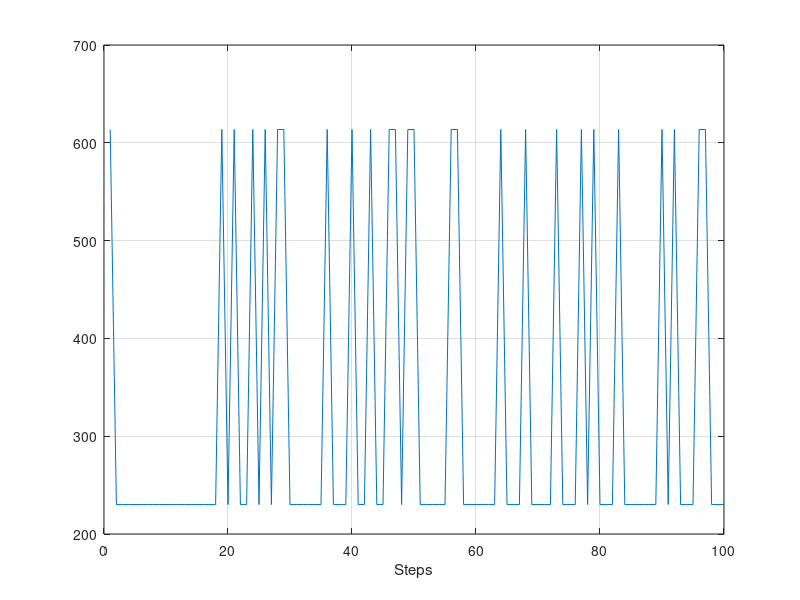

This chart was generated by the following MATLAB code:
clear; close all;

%% Define

F_s = 10^6;
T = 1/F_s;

f_0 = 10^5;
omega_0 = 2*pi*f_0;
phi = pi/8;
A = 1;

SNR_decibel = 20;
SNR = db2mag(SNR_decibel);

sigma_square = A^2/2*SNR;
sigma = sqrt(A^2./(2*SNR));

N = 513;
P = N*(N-1)/2;
Q = N*(N-1)*(2*N-1)/6;
n_0 = -P/N;

n = n_0:1:(n_0 + N-1);
t = 0:T:T*(N-1);

k = [10,12,14,16,18,20];
M = 2^k(3);

sim_steps = 100;



%% Simulations

% Pre allocate vectors

omega_MLE = zeros(sim_steps,1);
phi_MLE = zeros(sim_steps,1);
error_omega = zeros(sim_steps,1);
error_phi = zeros(sim_steps,1);


for i = 1:sim_steps

    % Create signal x

    w_r = normrnd(0,sigma,1,N);
    w_i = 1i*normrnd(0,sigma,1,N);
    x = A*exp(1i*(omega_0*n*T + phi)) + w_r + w_i;

    % Fourier transform of x

    x = [x zeros(1,M-size(x,2))]; % zero padding
    Y = fft(x,M);
    [val, m_star] = max(Y);

    % Find estimates and errors

    omega_MLE(i) = (2*pi*m_star) / (M*T);
    phi_MLE(i) = angle(exp(-1i*omega_MLE(i)*n_0*T));

    error_omega(i) = omega_0 - omega_MLE(i);
    error_phi(i) = phi - phi_MLE(i);

    % Simulation progress

    if mod(i, sim_steps/100) == 0 && true
        fprintf('%i%%\n', 100* i/sim_steps)
    end

end

var_error_omega = var(error_omega);
var_error_phi = var(error_phi);


%% CRLB

CRLB_omega = (12 * sigma^2) / A^2 * T^2 * N * (N^2 - 1);
CRLB_phi = (12 * sigma^2 * (n_0^2 * N + 2 * n_0 * P + Q)) / (A^2 * N^2 * (N^2 - 1));



%% Plot

fig1 = figure;
plot(abs(error_omega));
grid on;
xlabel('Steps');


%% Functions





